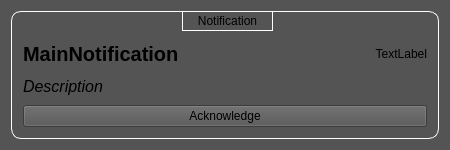
<?xml version="1.0" encoding="UTF-8"?>
<ui version="4.0">
 <class>NotificationEntity</class>
 <widget class="QWidget" name="NotificationEntity">
  <property name="geometry">
   <rect>
    <x>0</x>
    <y>0</y>
    <width>450</width>
    <height>150</height>
   </rect>
  </property>
  <property name="sizePolicy">
   <sizepolicy hsizetype="Fixed" vsizetype="Fixed">
    <horstretch>0</horstretch>
    <verstretch>0</verstretch>
   </sizepolicy>
  </property>
  <property name="minimumSize">
   <size>
    <width>450</width>
    <height>150</height>
   </size>
  </property>
  <property name="maximumSize">
   <size>
    <width>450</width>
    <height>150</height>
   </size>
  </property>
  <property name="windowTitle">
   <string>Form</string>
  </property>
  <property name="styleSheet">
   <string notr="true">background-color: rgb(84, 84, 84);

</string>
  </property>
  <layout class="QVBoxLayout" name="verticalLayout">
   <item>
    <widget class="QGroupBox" name="groupBox">
     <property name="autoFillBackground">
      <bool>false</bool>
     </property>
     <property name="styleSheet">
      <string notr="true">QGroupBox::title { 
	subcontrol-position: top center; 
    padding: 2 13;
	border: 1 solid white;
}

QGroupBox#groupBox {
    padding-top: 10;
	border: 1 solid white;
	border-radius: 10px;
}</string>
     </property>
     <property name="title">
      <string>Notification</string>
     </property>
     <layout class="QGridLayout" name="gridLayout_2">
      <item row="0" column="0">
       <widget class="QLabel" name="MainNotification">
        <property name="font">
         <font>
          <pointsize>15</pointsize>
          <weight>75</weight>
          <bold>true</bold>
         </font>
        </property>
        <property name="text">
         <string>MainNotification</string>
        </property>
        <property name="textFormat">
         <enum>Qt::AutoText</enum>
        </property>
        <property name="scaledContents">
         <bool>true</bool>
        </property>
       </widget>
      </item>
      <item row="0" column="1">
       <widget class="QLabel" name="timeLabel">
        <property name="layoutDirection">
         <enum>Qt::LeftToRight</enum>
        </property>
        <property name="text">
         <string>TextLabel</string>
        </property>
        <property name="alignment">
         <set>Qt::AlignRight|Qt::AlignTrailing|Qt::AlignVCenter</set>
        </property>
       </widget>
      </item>
      <item row="1" column="0" colspan="2">
       <widget class="QLabel" name="Description">
        <property name="font">
         <font>
          <pointsize>12</pointsize>
          <italic>true</italic>
         </font>
        </property>
        <property name="text">
         <string>Description</string>
        </property>
        <property name="scaledContents">
         <bool>true</bool>
        </property>
        <property name="wordWrap">
         <bool>true</bool>
        </property>
       </widget>
      </item>
      <item row="2" column="0" colspan="2">
       <widget class="QPushButton" name="closeButton">
        <property name="sizePolicy">
         <sizepolicy hsizetype="Minimum" vsizetype="Fixed">
          <horstretch>0</horstretch>
          <verstretch>0</verstretch>
         </sizepolicy>
        </property>
        <property name="styleSheet">
         <string notr="true">QPushButton {

}</string>
        </property>
        <property name="text">
         <string>Acknowledge</string>
        </property>
       </widget>
      </item>
     </layout>
    </widget>
   </item>
  </layout>
 </widget>
 <resources/>
 <connections/>
</ui>
